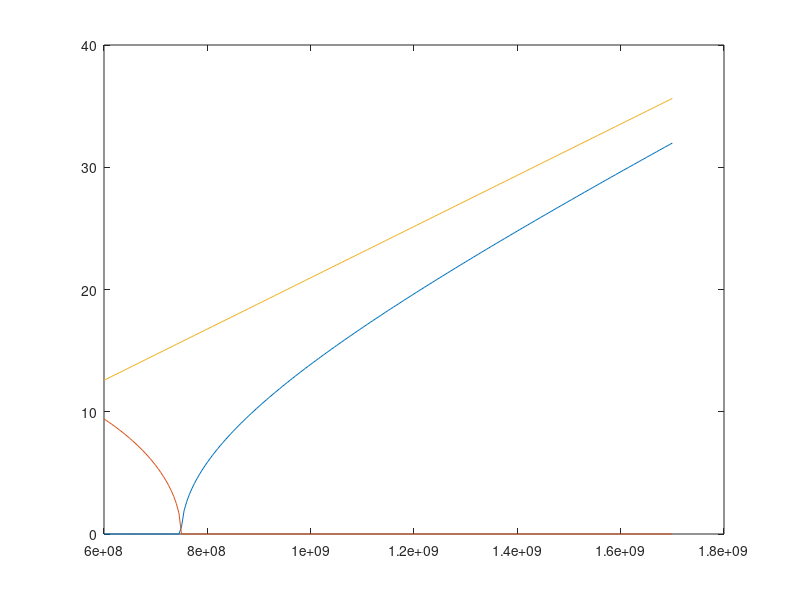
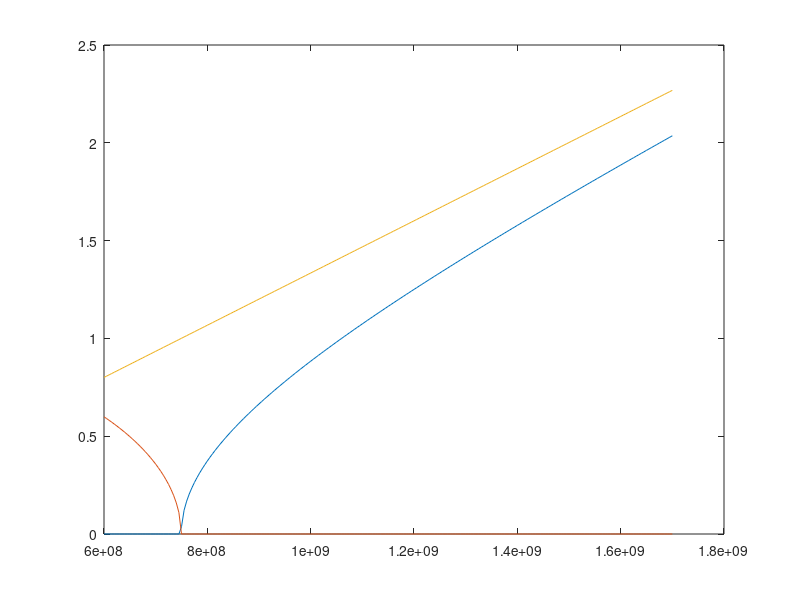

These figures' MATLAB source, in order:
clear

a = 0.2;
b = 0.1;
c0 = 299792458; % speed of light in vacuum

f = (0.6:0.005:1.7)*10^9;
w = f*2*pi;
k0 = w*(1/c0);
k_z10 = sqrt((k0.^2)-(pi/a).^2);

figure(1), clf
plot(f,real(k_z10))
hold on
plot(f,imag(k_z10))
plot(f,k0)

length = 0.4;
figure(2), clf
plot(f,real(k_z10).*length./(2*pi))
hold on
plot(f,imag(k_z10).*length./(2*pi))
plot(f,k0.*length./(2*pi))

k_z10f = @(f) sqrt((((f.*2.*pi)*(1./299792458)).^2)-(pi./0.2).^2).*length./(2*pi);

%k_z10f([0.78416,0.88,1.02,1.185,1.370,1.565]*10^9)
k_z10f([0.75,0.837984,1.055,1.345,1.665,]*10^9)